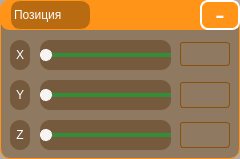
         <widget class="QWidget" name="widget_position" native="true">
          <property name="sizePolicy">
           <sizepolicy hsizetype="Preferred" vsizetype="Preferred">
            <horstretch>0</horstretch>
            <verstretch>0</verstretch>
           </sizepolicy>
          </property>
          <property name="minimumSize">
           <size>
            <width>240</width>
            <height>30</height>
           </size>
          </property>
          <property name="maximumSize">
           <size>
            <width>240</width>
            <height>160</height>
           </size>
          </property>
          <property name="baseSize">
           <size>
            <width>240</width>
            <height>160</height>
           </size>
          </property>
          <property name="styleSheet">
           <string notr="true">QWidget {
	border: 1px solid #FF9419;
	border-radius: 10px;
	background: rgba(79, 46, 8, 0.4);
}</string>
          </property>
          <widget class="QLabel" name="label_move_x">
           <property name="geometry">
            <rect>
             <x>10</x>
             <y>40</y>
             <width>20</width>
             <height>30</height>
            </rect>
           </property>
           <property name="font">
            <font>
             <pointsize>9</pointsize>
            </font>
           </property>
           <property name="styleSheet">
            <string notr="true">QLabel {
	color: rgb(255, 255, 255);
	background: rgbs(0,0,0,0);
	border: 0 px;
}</string>
           </property>
           <property name="text">
            <string>X</string>
           </property>
           <property name="alignment">
            <set>Qt::AlignCenter</set>
           </property>
          </widget>
          <widget class="QLabel" name="label_move_z">
           <property name="geometry">
            <rect>
             <x>10</x>
             <y>120</y>
             <width>20</width>
             <height>30</height>
            </rect>
           </property>
           <property name="font">
            <font>
             <pointsize>9</pointsize>
            </font>
           </property>
           <property name="styleSheet">
            <string notr="true">QLabel {
	color: rgb(255, 255, 255);
	background: rgbs(0,0,0,0);
	border: 0 px;
}</string>
           </property>
           <property name="text">
            <string>Z</string>
           </property>
           <property name="alignment">
            <set>Qt::AlignCenter</set>
           </property>
          </widget>
          <widget class="QLabel" name="label_move_y">
           <property name="geometry">
            <rect>
             <x>10</x>
             <y>80</y>
             <width>20</width>
             <height>30</height>
            </rect>
           </property>
           <property name="font">
            <font>
             <pointsize>9</pointsize>
            </font>
           </property>
           <property name="styleSheet">
            <string notr="true">QLabel {
	color: rgb(255, 255, 255);
	background: rgbs(0,0,0,0);
	border: 0 px;
}</string>
           </property>
           <property name="text">
            <string>Y</string>
           </property>
           <property name="alignment">
            <set>Qt::AlignCenter</set>
           </property>
          </widget>
          <widget class="QSlider" name="slider_move_x">
           <property name="geometry">
            <rect>
             <x>40</x>
             <y>40</y>
             <width>131</width>
             <height>30</height>
            </rect>
           </property>
           <property name="styleSheet">
            <string notr="true">QSlider {
	background: rgbs(0,0,0,0);
	border: 0px;
}

QSlider::groove:horizontal {
	border: 5px;
	height: 4px;
	border-radius: 4px;
}

QSlider::handle:horizontal {
    background: rgb(246, 245, 244);
    border: 1px solid rgb(255, 255, 255);
    width: 10px;
    margin: -4px 0; 
    border-radius: 6px;
}

QSlider::add-page:qlineargradient {
	background: rgba(34, 155, 58, 0.8);
	border: 9px;
}

QSlider::sub-page {
	background: #C47214;
	border: 4px;
}</string>
           </property>
           <property name="orientation">
            <enum>Qt::Horizontal</enum>
           </property>
          </widget>
          <widget class="QLabel" name="label_title_position_widget">
           <property name="geometry">
            <rect>
             <x>10</x>
             <y>0</y>
             <width>81</width>
             <height>30</height>
            </rect>
           </property>
           <property name="font">
            <font>
             <family>Cantarell</family>
            </font>
           </property>
           <property name="styleSheet">
            <string notr="true">QLabel {
color: rgb(255, 255, 255);
	background: rgbs(0,0,0,0);
}</string>
           </property>
           <property name="text">
            <string>Позиция</string>
           </property>
          </widget>
          <widget class="QSlider" name="slider_move_z">
           <property name="geometry">
            <rect>
             <x>40</x>
             <y>120</y>
             <width>131</width>
             <height>30</height>
            </rect>
           </property>
           <property name="styleSheet">
            <string notr="true">QSlider {
	background: rgbs(0,0,0,0);
	border: 0px;
}

QSlider::groove:horizontal {
	border: 5px;
	height: 4px;
	border-radius: 4px;
}

QSlider::handle:horizontal {
    background: rgb(246, 245, 244);
    border: 1px solid rgb(255, 255, 255);
    width: 10px;
    margin: -4px 0; 
    border-radius: 6px;
}

QSlider::add-page:qlineargradient {
	background: rgba(34, 155, 58, 0.8);
	border: 9px;
}

QSlider::sub-page {
	background: #C47214;
	border: 4px;
}</string>
           </property>
           <property name="orientation">
            <enum>Qt::Horizontal</enum>
           </property>
          </widget>
          <widget class="QSlider" name="slider_move_y">
           <property name="geometry">
            <rect>
             <x>40</x>
             <y>80</y>
             <width>131</width>
             <height>30</height>
            </rect>
           </property>
           <property name="styleSheet">
            <string notr="true">QSlider {
	background: rgbs(0,0,0,0);
	border: 0px;
}

QSlider::groove:horizontal {
	border: 5px;
	height: 4px;
	border-radius: 4px;
}

QSlider::handle:horizontal {
    background: rgb(246, 245, 244);
    border: 1px solid rgb(255, 255, 255);
    width: 10px;
    margin: -4px 0; 
    border-radius: 6px;
}

QSlider::add-page:qlineargradient {
	background: rgba(34, 155, 58, 0.8);
	border: 9px;
}

QSlider::sub-page {
	background: #C47214;
	border: 4px;
}</string>
           </property>
           <property name="orientation">
            <enum>Qt::Horizontal</enum>
           </property>
          </widget>
          <widget class="QLineEdit" name="le_move_y">
           <property name="geometry">
            <rect>
             <x>180</x>
             <y>82</y>
             <width>50</width>
             <height>26</height>
            </rect>
           </property>
           <property name="font">
            <font>
             <pointsize>9</pointsize>
            </font>
           </property>
           <property name="styleSheet">
            <string notr="true">QLineEdit {
	background: rgba(0,0,0,0);
	border: 1px solid #8A500E;
	border-radius: 3px;
}</string>
           </property>
          </widget>
          <widget class="QLineEdit" name="le_move_x">
           <property name="geometry">
            <rect>
             <x>180</x>
             <y>42</y>
             <width>50</width>
             <height>24</height>
            </rect>
           </property>
           <property name="font">
            <font>
             <pointsize>9</pointsize>
            </font>
           </property>
           <property name="styleSheet">
            <string notr="true">QLineEdit {
	background: rgba(0,0,0,0);
	border: 1px solid #8A500E;
	border-radius: 3px;
}</string>
           </property>
          </widget>
          <widget class="QLineEdit" name="le_move_z">
           <property name="geometry">
            <rect>
             <x>180</x>
             <y>122</y>
             <width>50</width>
             <height>26</height>
            </rect>
           </property>
           <property name="font">
            <font>
             <family>Source Code Pro</family>
             <pointsize>9</pointsize>
            </font>
           </property>
           <property name="styleSheet">
            <string notr="true">QLineEdit {
	background: rgba(0,0,0,0);
	border: 1px solid #8A500E;
	border-radius: 3px;
}</string>
           </property>
          </widget>
          <widget class="QWidget" name="widget_position_titel" native="true">
           <property name="geometry">
            <rect>
             <x>0</x>
             <y>0</y>
             <width>240</width>
             <height>30</height>
            </rect>
           </property>
           <property name="minimumSize">
            <size>
             <width>240</width>
             <height>30</height>
            </size>
           </property>
           <property name="styleSheet">
            <string notr="true">QWidget {
	background: #FF9419;
	border: 1px solid #FF9419;
	border-radius: 10px;
}</string>
           </property>
           <widget class="QPushButton" name="pb_widget_position_show_hide">
            <property name="geometry">
             <rect>
              <x>200</x>
              <y>0</y>
              <width>40</width>
              <height>30</height>
             </rect>
            </property>
            <property name="minimumSize">
             <size>
              <width>40</width>
              <height>0</height>
             </size>
            </property>
            <property name="maximumSize">
             <size>
              <width>40</width>
              <height>16777215</height>
             </size>
            </property>
            <property name="font">
             <font>
              <pointsize>22</pointsize>
             </font>
            </property>
            <property name="styleSheet">
             <string notr="true">QPushButton {
	color: rgb(255, 255, 255);
	background: #FF9419;
    border: 2px solid rgb(255, 255, 255);
    border-radius: 8px;
}

QPushButton:pressed {
	color: #FF9419;
	background: rgb(255, 255, 255);
}</string>
            </property>
            <property name="text">
             <string>-</string>
            </property>
           </widget>
          </widget>
          <zorder>widget_position_titel</zorder>
          <zorder>label_move_x</zorder>
          <zorder>label_move_z</zorder>
          <zorder>label_move_y</zorder>
          <zorder>slider_move_x</zorder>
          <zorder>label_title_position_widget</zorder>
          <zorder>slider_move_z</zorder>
          <zorder>slider_move_y</zorder>
          <zorder>le_move_y</zorder>
          <zorder>le_move_x</zorder>
          <zorder>le_move_z</zorder>
         </widget>
